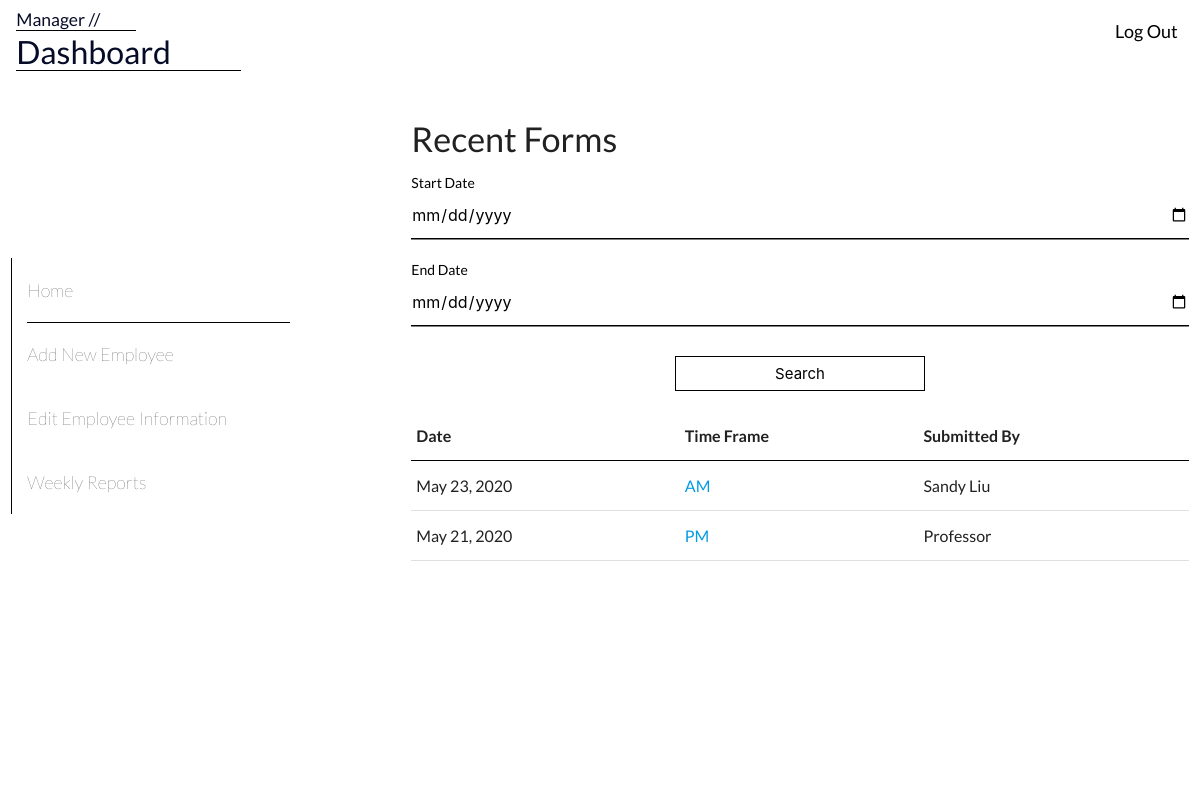
The page /manager/homepage (signed in) on the database as committed earlier.
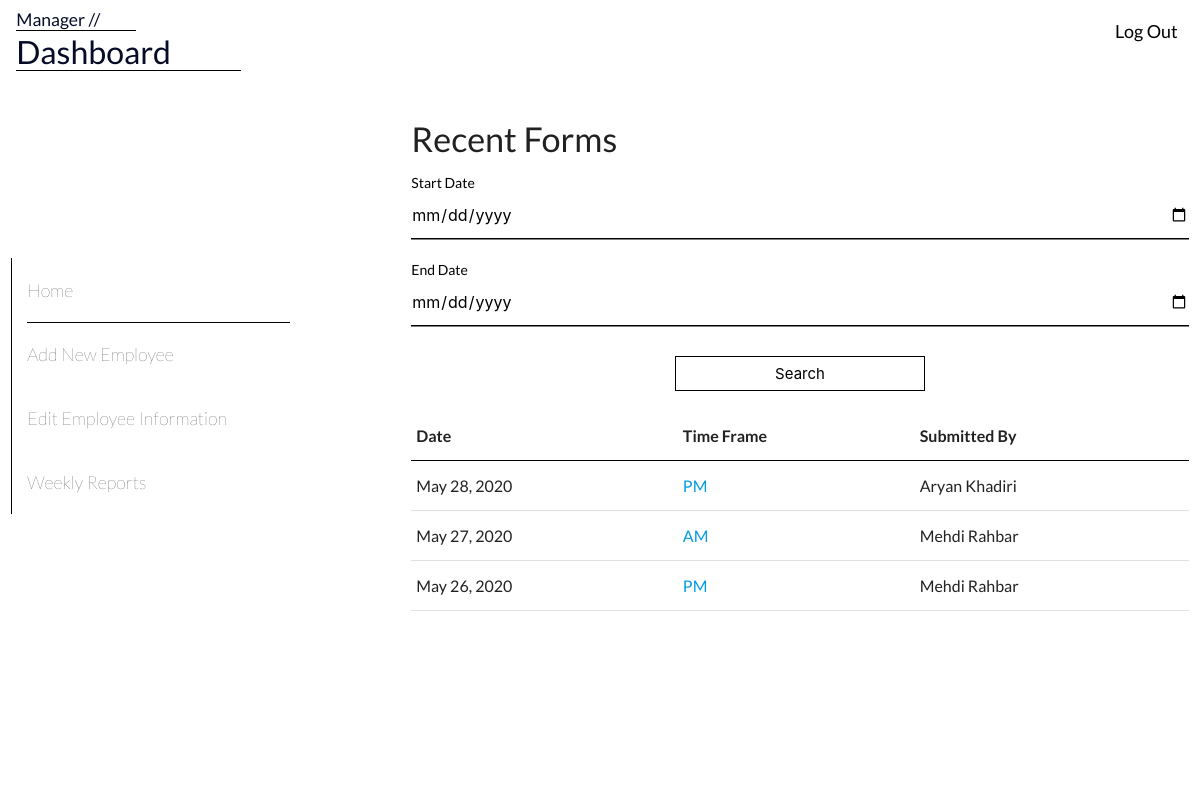
The same page on the database as committed later.
### Employees/models.py (models this page shows)
class Form(models.Model):
    date = models.DateField()
    time = models.TimeField()
    time_frame = models.CharField(max_length = 20, choices = (('AM','AM'),('PM','PM')))
    submitted_employee = models.ForeignKey(Employee, on_delete=models.CASCADE)
    cc_tip = models.FloatField()
    service_charge = models.FloatField()
    cash_sales = models.FloatField()
    cash_tip = models.FloatField()
    pre_shift_tip = models.FloatField()
    def get_absolute_url(self):
        return reverse('update_form', kwargs={'id':self.id})

### Manager/models.py (models this page shows, shortened)
class Employee (models.Model):
    name = models.CharField (max_length = 100)
    point = models.FloatField()
    phone = models.CharField(max_length = 10)
    def __str__(self):
        return self.name

### Manager/views.py (the view)
# urls.py: path('homepage', home_view, name = 'employee_home'),
@login_required
def home_view(request):
    if request.user.manager == False:
        return redirect('/employee/')
    title = 'Manager / Home'
    page = 'Home'
    if request.method == 'POST':
        start_date = request.POST['start_date_input']
        end_date = request.POST['end_date_input']
        forms = Form.objects.filter(date__gte=start_date).filter(date__lte=end_date).order_by('-date')
        return render(request, 'home.html', {'allForms':forms, 'start_date': start_date, 'end_date':end_date})
    today_date = datetime.today().date()
    week_ago = today_date - timedelta(days=7)
    allForms = Form.objects.filter(date__gte = week_ago).order_by('-date')
    context = {
        'title': title,
        "page": page,
        'allForms':allForms
    }
    return render(request, 'home.html', context)

### Login/models.py (called while the page is built)
    @property
    def is_active(self):
        return True

### Manager/templates/home.html (shortened to what this page needs)
{% extends 'base.html' %}
{% block content %}
<head>
   {% load static %}
   <link rel = "stylesheet" type = "text/css" href = "{% static 'home.css' %}">
</head>
<h4>Recent Forms</h4>
<div id="period_selector">
   <form method="POST">
      <label class="date_label" id="start_date_label"> Start Date</label>
      <input class="dates" type="date" name="start_date_input" id="start_date_input" value = "{{start_date}}" required >
      <label class="date_label" for="end_date_input" id="end_date_label"> End Date</label>
      <input class="dates" type="date" name="end_date_input" id="end_date_input" value = "{{end_date}}" required>
      <div class="center-align">
         <input type="submit" value="Search">
      </div>
   </form>
</div>
<div class="center-align" id="recent-forms">
   <table>
      <tr id="header">
         <th>Date</th>
         <th>Time Frame</th>
         <th>Submitted By</th>
      </tr>
{% for form in allForms %}
      <tr>
         <td>{{ form.date }}</td>
         <td><a href = "{{form.get_absolute_url}}">{{ form.time_frame }}</a></td>
         <td>{{ form.submitted_employee }}</td>
      </tr>
{% endfor %}
   </table>
</div>
{% endblock %}

### Manager/templates/base.html (shortened to what this page needs)
<html>
    <head>
        {% load static %}
        <link rel="stylesheet" type="text/css" href="{% static 'base.css' %}">
        <link rel="stylesheet" href="https://cdnjs.cloudflare.com/ajax/libs/materialize/1.0.0/css/materialize.min.css">
    </head>
    <div class="row">
        <div class="col s6 m6" id="page-info">
            <h3>Manager //</h3>
            <h1>Dashboard</h1>
        </div>
        <div class="col s6 m6" id="corner-menu">
            <ul>
               <li><Button id="logout" onclick = "javascript:{document.getElementById('logOut').submit()}">
                     Log Out
                </Button>
            </ul>
        </div>
    </div>
    <div class="row">
        <div class="col s12 m12 l4" id="sidenav">
            <nav id="nav">
                <ul>
                    <li id="list_item1"><span><a href="/manager/homepage">Home</a></span></li>
                    <li id="list_item2"><span><a href="/manager/addemployee">Add New Employee</a></span></li>
                    <li id="list_item3"><a href="/manager/list">Edit Employee Information</a></li>
                    <li id="list_item4"><a href="/manager/weeklyreports">Weekly Reports</a></li>
                </ul>
            </nav>
        </div>
        <div class="col s12 m12 l8" id="main-content">
            {% block content %}
            {% endblock %}
        </div>
    </div>
    <body>
    </body>
</html>

### Manager/static/base.css (style rules this page uses)
body { font-family: Lato !important; background-color: #ffffff; width: 100%; height: 100%; }
h1 { font-size: 32px !important; }
h3 { padding-top: 5px; font-size: 1.17rem !important; }
h1, h3 { color: #060c28; margin: 5px !important; }
#corner-menu ul { display: flex; float: right; }
#corner-menu ul li { padding: 5px; }
#corner-menu button#logout { border: transparent !important; background-color: transparent !important; font-family: Lato; cursor: pointer !important; font-size: 18px; }
#corner-menu button#logout::after { content: ''; display: block; position: absolute; width: 0; height: 1.5px; border-bottom: 1px solid #000000; transition: width 450ms ease; }
h3::after { content: ''; display: block; position: absolute; width: 8rem; height: 1.5px; border-bottom: 1px solid #000000; }
h1::after { content: ''; display: block; position: absolute; width: 15rem; height: 1.5px; border-bottom: 1.5px solid #000000; }
nav { background-color: transparent !important; box-shadow: none !important; }
#nav ul { list-style: none; display: flex; flex-direction: column; transform: translateY(20vh); }
#nav ul li a { color: #000000; font-size: 18px; text-decoration: none; font-weight: lighter; border-left: 1px solid #000000; }
#nav ul li a.active::after { content: ''; display: block; position: absolute; width: 17.5rem; height: 1.5px; border-bottom: 1px solid #000000; }
#nav ul li a::after { content: ''; display: block; position: absolute; width: 0; height: 1.5px; border-bottom: 1px solid #000000; transition: width 450ms ease; }
#main-content { height: 85vh; overflow-y: auto; overflow-x: auto; }

### Manager/static/home.css (style rules this page uses)
#main-content #recent-forms tr#header { border-bottom: 1px solid #000000; }
#period_selector .date_label { font-size: 14px; color: #000000; }
input[type="date"] { margin-bottom: 20px !important; cursor: pointer; border-bottom: 1px solid #000000 !important; box-shadow: 0 0.5px 0 0 #000000 !important; }
input[type="submit"] { background: transparent; cursor: pointer; margin: 10px 0px 5px 0px; border: 1px solid #000000; width: 250px; height: 35px; transition: background-color 450ms ease; }

Rows that differ between the two databases and show on the page:
removed Form: date "May 23, 2020", time_frame "AM", submitted_employee "Sandy Liu"
removed Form: date "May 21, 2020", time_frame "PM", submitted_employee "Professor"
added Form: date "May 28, 2020", time_frame "PM", submitted_employee "Aryan Khadiri"
added Form: date "May 27, 2020", time_frame "AM", submitted_employee "Mehdi Rahbar"
added Form: date "May 26, 2020", time_frame "PM", submitted_employee "Mehdi Rahbar"
